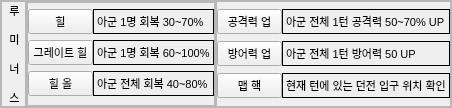
                      <widget class="QFrame" name="frame_7">
                       <property name="enabled">
                        <bool>true</bool>
                       </property>
                       <property name="maximumSize">
                        <size>
                         <width>16777215</width>
                         <height>16777215</height>
                        </size>
                       </property>
                       <property name="frameShape">
                        <enum>QFrame::StyledPanel</enum>
                       </property>
                       <property name="frameShadow">
                        <enum>QFrame::Raised</enum>
                       </property>
                       <layout class="QGridLayout" name="gridLayout_40">
                        <property name="leftMargin">
                         <number>0</number>
                        </property>
                        <property name="topMargin">
                         <number>0</number>
                        </property>
                        <property name="rightMargin">
                         <number>0</number>
                        </property>
                        <property name="bottomMargin">
                         <number>0</number>
                        </property>
                        <property name="spacing">
                         <number>0</number>
                        </property>
                        <item row="0" column="1">
                         <widget class="QFrame" name="frame_42">
                          <property name="enabled">
                           <bool>true</bool>
                          </property>
                          <property name="frameShape">
                           <enum>QFrame::StyledPanel</enum>
                          </property>
                          <property name="frameShadow">
                           <enum>QFrame::Raised</enum>
                          </property>
                          <layout class="QHBoxLayout" name="horizontalLayout_15">
                           <property name="leftMargin">
                            <number>0</number>
                           </property>
                           <property name="topMargin">
                            <number>0</number>
                           </property>
                           <property name="rightMargin">
                            <number>0</number>
                           </property>
                           <property name="bottomMargin">
                            <number>0</number>
                           </property>
                           <item>
                            <widget class="QFrame" name="frame_43">
                             <property name="maximumSize">
                              <size>
                               <width>16777215</width>
                               <height>16777215</height>
                              </size>
                             </property>
                             <property name="frameShape">
                              <enum>QFrame::StyledPanel</enum>
                             </property>
                             <property name="frameShadow">
                              <enum>QFrame::Raised</enum>
                             </property>
                             <layout class="QGridLayout" name="gridLayout_55">
                              <property name="leftMargin">
                               <number>0</number>
                              </property>
                              <property name="topMargin">
                               <number>0</number>
                              </property>
                              <property name="rightMargin">
                               <number>0</number>
                              </property>
                              <property name="bottomMargin">
                               <number>0</number>
                              </property>
                              <property name="spacing">
                               <number>0</number>
                              </property>
                              <item row="0" column="1">
                               <widget class="QLabel" name="label_73">
                                <property name="frameShape">
                                 <enum>QFrame::Box</enum>
                                </property>
                                <property name="text">
                                 <string>&lt;html&gt;&lt;head/&gt;&lt;body&gt;&lt;p&gt;&lt;span style=&quot; font-size:8pt;&quot;&gt;아군 1명 회복 30~70%&lt;/span&gt;&lt;/p&gt;&lt;/body&gt;&lt;/html&gt;</string>
                                </property>
                               </widget>
                              </item>
                              <item row="1" column="0">
                               <widget class="QPushButton" name="pushButton_61">
                                <property name="maximumSize">
                                 <size>
                                  <width>65</width>
                                  <height>16777215</height>
                                 </size>
                                </property>
                                <property name="font">
                                 <font>
                                  <pointsize>8</pointsize>
                                 </font>
                                </property>
                                <property name="text">
                                 <string>그레이트 힐</string>
                                </property>
                               </widget>
                              </item>
                              <item row="0" column="0">
                               <widget class="QPushButton" name="pushButton_62">
                                <property name="maximumSize">
                                 <size>
                                  <width>65</width>
                                  <height>16777215</height>
                                 </size>
                                </property>
                                <property name="font">
                                 <font>
                                  <family>Arial</family>
                                  <pointsize>8</pointsize>
                                  <weight>50</weight>
                                  <italic>false</italic>
                                  <bold>false</bold>
                                 </font>
                                </property>
                                <property name="styleSheet">
                                 <string notr="true">font: 8pt &quot;Arial&quot;;힐</string>
                                </property>
                                <property name="text">
                                 <string>힐</string>
                                </property>
                               </widget>
                              </item>
                              <item row="2" column="0">
                               <widget class="QPushButton" name="pushButton_63">
                                <property name="maximumSize">
                                 <size>
                                  <width>65</width>
                                  <height>16777215</height>
                                 </size>
                                </property>
                                <property name="font">
                                 <font>
                                  <pointsize>8</pointsize>
                                 </font>
                                </property>
                                <property name="text">
                                 <string>힐 올</string>
                                </property>
                               </widget>
                              </item>
                              <item row="2" column="1">
                               <widget class="QLabel" name="label_74">
                                <property name="frameShape">
                                 <enum>QFrame::Box</enum>
                                </property>
                                <property name="text">
                                 <string>&lt;html&gt;&lt;head/&gt;&lt;body&gt;&lt;p&gt;&lt;span style=&quot; font-size:8pt;&quot;&gt;아군 전체 회복 40~80%&lt;/span&gt;&lt;/p&gt;&lt;/body&gt;&lt;/html&gt;</string>
                                </property>
                               </widget>
                              </item>
                              <item row="1" column="1">
                               <widget class="QLabel" name="label_75">
                                <property name="frameShape">
                                 <enum>QFrame::Box</enum>
                                </property>
                                <property name="text">
                                 <string>&lt;html&gt;&lt;head/&gt;&lt;body&gt;&lt;p&gt;&lt;span style=&quot; font-size:8pt;&quot;&gt;아군 1명 회복 60~100%&lt;/span&gt;&lt;/p&gt;&lt;/body&gt;&lt;/html&gt;</string>
                                </property>
                               </widget>
                              </item>
                             </layout>
                            </widget>
                           </item>
                          </layout>
                         </widget>
                        </item>
                        <item row="0" column="0">
                         <widget class="QFrame" name="frame_41">
                          <property name="maximumSize">
                           <size>
                            <width>25</width>
                            <height>16777215</height>
                           </size>
                          </property>
                          <property name="frameShape">
                           <enum>QFrame::StyledPanel</enum>
                          </property>
                          <property name="frameShadow">
                           <enum>QFrame::Raised</enum>
                          </property>
                          <layout class="QGridLayout" name="gridLayout_54">
                           <property name="leftMargin">
                            <number>0</number>
                           </property>
                           <property name="topMargin">
                            <number>0</number>
                           </property>
                           <property name="rightMargin">
                            <number>0</number>
                           </property>
                           <property name="bottomMargin">
                            <number>0</number>
                           </property>
                           <property name="spacing">
                            <number>0</number>
                           </property>
                           <item row="0" column="0">
                            <widget class="QLabel" name="label_32">
                             <property name="minimumSize">
                              <size>
                               <width>25</width>
                               <height>0</height>
                              </size>
                             </property>
                             <property name="font">
                              <font>
                               <pointsize>8</pointsize>
                              </font>
                             </property>
                             <property name="text">
                              <string>&lt;html&gt;&lt;head/&gt;&lt;body&gt;&lt;p align=&quot;center&quot;&gt;루&lt;/p&gt;&lt;p align=&quot;center&quot;&gt;미&lt;/p&gt;&lt;p align=&quot;center&quot;&gt;너&lt;/p&gt;&lt;p align=&quot;center&quot;&gt;스&lt;/p&gt;&lt;/body&gt;&lt;/html&gt;</string>
                             </property>
                            </widget>
                           </item>
                          </layout>
                         </widget>
                        </item>
                        <item row="0" column="2">
                         <widget class="QFrame" name="frame_44">
                          <property name="maximumSize">
                           <size>
                            <width>16777215</width>
                            <height>16777215</height>
                           </size>
                          </property>
                          <property name="frameShape">
                           <enum>QFrame::StyledPanel</enum>
                          </property>
                          <property name="frameShadow">
                           <enum>QFrame::Raised</enum>
                          </property>
                          <layout class="QGridLayout" name="gridLayout_56">
                           <property name="leftMargin">
                            <number>0</number>
                           </property>
                           <property name="topMargin">
                            <number>0</number>
                           </property>
                           <property name="rightMargin">
                            <number>0</number>
                           </property>
                           <property name="bottomMargin">
                            <number>0</number>
                           </property>
                           <property name="spacing">
                            <number>0</number>
                           </property>
                           <item row="0" column="1">
                            <widget class="QLabel" name="label_76">
                             <property name="font">
                              <font>
                               <pointsize>8</pointsize>
                              </font>
                             </property>
                             <property name="frameShape">
                              <enum>QFrame::Box</enum>
                             </property>
                             <property name="text">
                              <string>&lt;html&gt;&lt;head/&gt;&lt;body&gt;&lt;p&gt;아군 전체 1턴 공격력 50~70% UP&lt;/p&gt;&lt;/body&gt;&lt;/html&gt;</string>
                             </property>
                            </widget>
                           </item>
                           <item row="1" column="0">
                            <widget class="QPushButton" name="pushButton_64">
                             <property name="maximumSize">
                              <size>
                               <width>65</width>
                               <height>16777215</height>
                              </size>
                             </property>
                             <property name="font">
                              <font>
                               <pointsize>8</pointsize>
                              </font>
                             </property>
                             <property name="text">
                              <string>방어력 업</string>
                             </property>
                            </widget>
                           </item>
                           <item row="0" column="0">
                            <widget class="QPushButton" name="pushButton_65">
                             <property name="maximumSize">
                              <size>
                               <width>65</width>
                               <height>16777215</height>
                              </size>
                             </property>
                             <property name="font">
                              <font>
                               <family>Arial</family>
                               <pointsize>8</pointsize>
                               <weight>50</weight>
                               <italic>false</italic>
                               <bold>false</bold>
                              </font>
                             </property>
                             <property name="styleSheet">
                              <string notr="true">font: 8pt &quot;Arial&quot;;힐</string>
                             </property>
                             <property name="text">
                              <string>공격력 업</string>
                             </property>
                            </widget>
                           </item>
                           <item row="2" column="0">
                            <widget class="QPushButton" name="pushButton_66">
                             <property name="maximumSize">
                              <size>
                               <width>65</width>
                               <height>16777215</height>
                              </size>
                             </property>
                             <property name="font">
                              <font>
                               <pointsize>8</pointsize>
                              </font>
                             </property>
                             <property name="text">
                              <string>맵 핵</string>
                             </property>
                            </widget>
                           </item>
                           <item row="2" column="1">
                            <widget class="QLabel" name="label_77">
                             <property name="font">
                              <font>
                               <pointsize>8</pointsize>
                              </font>
                             </property>
                             <property name="frameShape">
                              <enum>QFrame::Box</enum>
                             </property>
                             <property name="text">
                              <string>&lt;html&gt;&lt;head/&gt;&lt;body&gt;&lt;p&gt;현재 턴에 있는 던전 입구 위치 확인&lt;/p&gt;&lt;/body&gt;&lt;/html&gt;</string>
                             </property>
                            </widget>
                           </item>
                           <item row="1" column="1">
                            <widget class="QLabel" name="label_78">
                             <property name="font">
                              <font>
                               <pointsize>8</pointsize>
                              </font>
                             </property>
                             <property name="frameShape">
                              <enum>QFrame::Box</enum>
                             </property>
                             <property name="text">
                              <string>&lt;html&gt;&lt;head/&gt;&lt;body&gt;&lt;p&gt;아군 전체 1턴 방어력 50 UP&lt;/p&gt;&lt;/body&gt;&lt;/html&gt;</string>
                             </property>
                            </widget>
                           </item>
                          </layout>
                         </widget>
                        </item>
                       </layout>
                      </widget>
